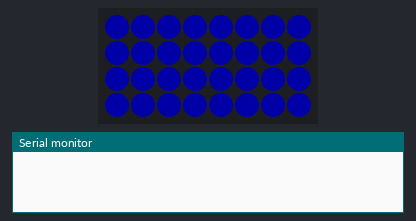
Bench run of a sketch on a simulated Arduino Zero (SAMD21). Shown: 8×4 RGB LED matrix (first LED top left, wired row by row), the last lines printed to the serial monitor. Dim RGB values are drawn brighter than linear; the local clock reads 2024-03-15 10:24:30 at power-on unless the sketch sets it.

Above: at 0.1 s.
At 0.6 s:
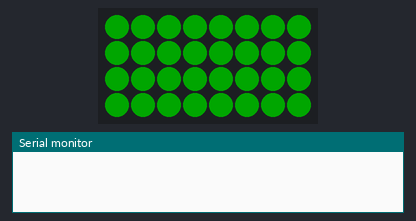
At 1.1 s:
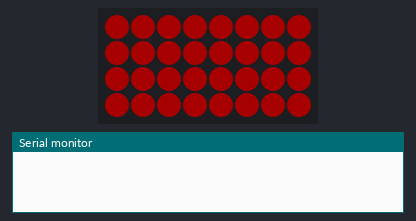
At 1.6 s:
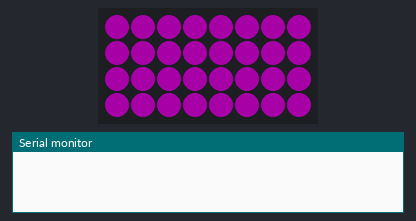
At 2.1 s:
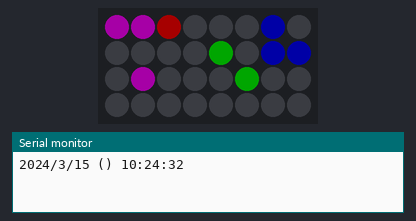
At 30.1 s:
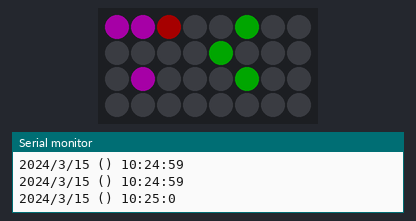

The sketch:

BinaryClockFeather.ino
```cpp
// Date and time functions using an RTC connected via I2C and Wire lib
#include <Wire.h>
#include "RTClib.h"

// NeoMatrix libraries
#include <Adafruit_GFX.h>
#include <Adafruit_NeoMatrix.h>
#include <Adafruit_NeoPixel.h>

#if defined(ARDUINO_ARCH_SAMD)
// for Zero, output on USB Serial console, remove line below if using programming port to program the Zero!
#define Serial SerialUSB
#endif

#define BRIGHTNESS 40 // the brightness

RTC_PCF8523 rtc;

//char daysOfTheWeek[7][12] = {"Sunday", "Monday", "Tuesday", "Wednesday", "Thursday", "Friday", "Saturday"};

int digits[8]; // array for each "digit"

Adafruit_NeoMatrix matrix = Adafruit_NeoMatrix(8, 4, 6,
                            NEO_MATRIX_BOTTOM + NEO_MATRIX_LEFT +
                            NEO_MATRIX_ROWS   + NEO_MATRIX_PROGRESSIVE,
                            NEO_GRB           + NEO_KHZ800);

const uint16_t colors[] = {
  matrix.Color(0, 0, 255), matrix.Color(0, 255, 0), matrix.Color(255, 0, 0), matrix.Color(255, 0, 255)
};

void setup () {

  Serial.begin(57600);
  if (! rtc.begin()) {
    Serial.println("Couldn't find RTC");
    while (1);
  }

  if (! rtc.initialized()) {
    Serial.println("RTC is NOT running!");
    // following line sets the RTC to the date & time this sketch was compiled
    rtc.adjust(DateTime(F(__DATE__), F(__TIME__)));
    // This line sets the RTC with an explicit date & time, for example to set
    // January 21, 2014 at 3am you would call:
    // rtc.adjust(DateTime(2014, 1, 21, 3, 0, 0));
  }

  matrix.begin();
  matrix.setBrightness(BRIGHTNESS);

  matrix.show(); // Initialize all pixels to 'off'

  // startup test sequence
  for (int i = 0; i < 4; i++) {
    matrix.fillScreen(colors[i]);
    matrix.show();
    delay(500);
  }
}

void loop () {
  DateTime theTime = rtc.now();

  // reset matrix
  matrix.fillScreen(0);

  // break up time into different digits
  digits[0] = theTime.second() % 10;
  digits[1] = theTime.second() / 10;
  digits[2] = theTime.minute() % 10;
  digits[3] = theTime.minute() / 10;
  digits[4] = theTime.hour() % 10;
  digits[5] = theTime.hour() / 10;
  digits[6] = theTime.day() % 10;
  digits[7] = theTime.day() / 10;

  // compute binary and draw
  for (int j = 0; j < 8; j++) {
    for (int i = 0; i < 4; i++) {
      if (bitRead(digits[j], i) == 1) {
        matrix.drawPixel(7 - j, i, colors[j / 2]);
      }
    }
  }

  Serial.print(theTime.year(), DEC);
  Serial.print('/');
  Serial.print(theTime.month(), DEC);
  Serial.print('/');
  Serial.print(theTime.day(), DEC);
  Serial.print(" (");
  //Serial.print(daysOfTheWeek[theTime.dayOfTheWeek()]);
  Serial.print(") ");
  Serial.print(theTime.hour(), DEC);
  Serial.print(':');
  Serial.print(theTime.minute(), DEC);
  Serial.print(':');
  Serial.print(theTime.second(), DEC);
  Serial.println();

  matrix.show();
  delay(100);
}
```

Measured:
- what the display in image 1 shows lasts 0.5 s, from 0.5 s to 1.0 s
